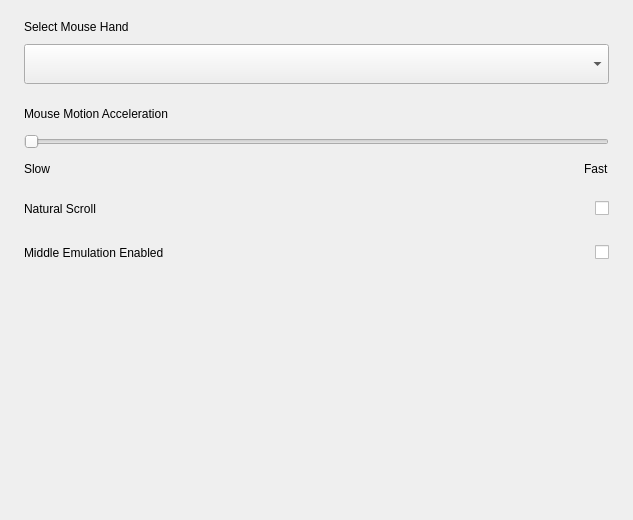
<?xml version="1.0" encoding="UTF-8"?>
<ui version="4.0">
 <class>MouseSettings</class>
 <widget class="QWidget" name="MouseSettings">
  <property name="geometry">
   <rect>
    <x>0</x>
    <y>0</y>
    <width>633</width>
    <height>520</height>
   </rect>
  </property>
  <property name="windowTitle">
   <string>Form</string>
  </property>
  <layout class="QVBoxLayout" name="verticalLayout_5">
   <property name="spacing">
    <number>20</number>
   </property>
   <property name="leftMargin">
    <number>24</number>
   </property>
   <property name="topMargin">
    <number>20</number>
   </property>
   <property name="rightMargin">
    <number>24</number>
   </property>
   <property name="bottomMargin">
    <number>0</number>
   </property>
   <item>
    <widget class="QWidget" name="widget_hand_mode" native="true">
     <layout class="QVBoxLayout" name="verticalLayout_4">
      <property name="spacing">
       <number>10</number>
      </property>
      <property name="leftMargin">
       <number>0</number>
      </property>
      <property name="topMargin">
       <number>0</number>
      </property>
      <property name="rightMargin">
       <number>0</number>
      </property>
      <property name="bottomMargin">
       <number>0</number>
      </property>
      <item>
       <widget class="QLabel" name="label_hand_mode">
        <property name="text">
         <string>Select Mouse Hand</string>
        </property>
       </widget>
      </item>
      <item>
       <widget class="QComboBox" name="comboBox_hand_mode">
        <property name="minimumSize">
         <size>
          <width>0</width>
          <height>40</height>
         </size>
        </property>
        <property name="maximumSize">
         <size>
          <width>16777215</width>
          <height>40</height>
         </size>
        </property>
       </widget>
      </item>
     </layout>
    </widget>
   </item>
   <item>
    <widget class="QWidget" name="widget_move_speed" native="true">
     <layout class="QVBoxLayout" name="verticalLayout_3">
      <property name="spacing">
       <number>10</number>
      </property>
      <property name="leftMargin">
       <number>0</number>
      </property>
      <property name="topMargin">
       <number>0</number>
      </property>
      <property name="rightMargin">
       <number>0</number>
      </property>
      <property name="bottomMargin">
       <number>0</number>
      </property>
      <item>
       <layout class="QHBoxLayout" name="horizontalLayout_2">
        <property name="spacing">
         <number>0</number>
        </property>
        <item>
         <widget class="QLabel" name="label_move_speed">
          <property name="text">
           <string>Mouse Motion Acceleration</string>
          </property>
         </widget>
        </item>
        <item>
         <spacer name="horizontalSpacer">
          <property name="orientation">
           <enum>Qt::Horizontal</enum>
          </property>
          <property name="sizeHint" stdset="0">
           <size>
            <width>40</width>
            <height>20</height>
           </size>
          </property>
         </spacer>
        </item>
       </layout>
      </item>
      <item>
       <layout class="QVBoxLayout" name="verticalLayout">
        <property name="spacing">
         <number>10</number>
        </property>
        <item>
         <widget class="QSlider" name="slider_speed">
          <property name="minimum">
           <number>0</number>
          </property>
          <property name="maximum">
           <number>100</number>
          </property>
          <property name="singleStep">
           <number>0</number>
          </property>
          <property name="pageStep">
           <number>1</number>
          </property>
          <property name="value">
           <number>0</number>
          </property>
          <property name="orientation">
           <enum>Qt::Horizontal</enum>
          </property>
         </widget>
        </item>
        <item>
         <layout class="QHBoxLayout" name="horizontalLayout">
          <property name="spacing">
           <number>0</number>
          </property>
          <item>
           <widget class="QLabel" name="label">
            <property name="text">
             <string>Slow</string>
            </property>
           </widget>
          </item>
          <item>
           <spacer name="horizontalSpacer_4">
            <property name="orientation">
             <enum>Qt::Horizontal</enum>
            </property>
            <property name="sizeHint" stdset="0">
             <size>
              <width>40</width>
              <height>20</height>
             </size>
            </property>
           </spacer>
          </item>
          <item>
           <widget class="QLabel" name="label_2">
            <property name="text">
             <string>Fast</string>
            </property>
           </widget>
          </item>
         </layout>
        </item>
       </layout>
      </item>
     </layout>
    </widget>
   </item>
   <item>
    <widget class="QWidget" name="widget_switch" native="true">
     <layout class="QVBoxLayout" name="verticalLayout_6">
      <property name="spacing">
       <number>24</number>
      </property>
      <property name="leftMargin">
       <number>0</number>
      </property>
      <property name="topMargin">
       <number>0</number>
      </property>
      <property name="rightMargin">
       <number>0</number>
      </property>
      <property name="bottomMargin">
       <number>0</number>
      </property>
      <item>
       <layout class="QHBoxLayout" name="hLayout_natural_scroll">
        <property name="spacing">
         <number>0</number>
        </property>
        <item>
         <widget class="QLabel" name="label_natural_scroll">
          <property name="text">
           <string>Natural Scroll</string>
          </property>
         </widget>
        </item>
        <item>
         <spacer name="horizontalSpacer_2">
          <property name="orientation">
           <enum>Qt::Horizontal</enum>
          </property>
          <property name="sizeHint" stdset="0">
           <size>
            <width>40</width>
            <height>20</height>
           </size>
          </property>
         </spacer>
        </item>
        <item>
         <widget class="KiranSwitchButton" name="checkBox_natural_scroll">
          <property name="text">
           <string/>
          </property>
         </widget>
        </item>
       </layout>
      </item>
      <item>
       <layout class="QHBoxLayout" name="hLayout_middle_emulation">
        <property name="spacing">
         <number>0</number>
        </property>
        <item>
         <widget class="QLabel" name="label_middle_emulation">
          <property name="text">
           <string>Middle Emulation Enabled</string>
          </property>
         </widget>
        </item>
        <item>
         <spacer name="horizontalSpacer_3">
          <property name="orientation">
           <enum>Qt::Horizontal</enum>
          </property>
          <property name="sizeHint" stdset="0">
           <size>
            <width>40</width>
            <height>20</height>
           </size>
          </property>
         </spacer>
        </item>
        <item>
         <widget class="KiranSwitchButton" name="checkBox_middle_emulation">
          <property name="text">
           <string/>
          </property>
         </widget>
        </item>
       </layout>
      </item>
     </layout>
    </widget>
   </item>
   <item>
    <spacer name="verticalSpacer">
     <property name="orientation">
      <enum>Qt::Vertical</enum>
     </property>
     <property name="sizeHint" stdset="0">
      <size>
       <width>20</width>
       <height>254</height>
      </size>
     </property>
    </spacer>
   </item>
  </layout>
  <zorder>widget_hand_mode</zorder>
  <zorder>widget_move_speed</zorder>
  <zorder>widget_switch</zorder>
  <zorder>label</zorder>
  <zorder>horizontalSpacer_4</zorder>
  <zorder>label_2</zorder>
  <zorder>slider_speed</zorder>
 </widget>
 <customwidgets>
  <customwidget>
   <class>KiranSwitchButton</class>
   <extends>QCheckBox</extends>
   <header>kiranwidgets-qt5/kiran-switch-button.h</header>
  </customwidget>
 </customwidgets>
 <resources/>
 <connections/>
</ui>
